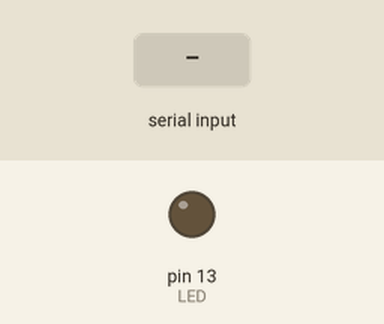
A sketch run on a simulated Arduino Uno, built with avr-gcc and run on an emulated ATmega328P. Parts: output pins drawn as LEDs (lit = HIGH). Inputs (shaded band) come from the test bench. What the sketch prints to the serial monitor is not drawn.

Above: at 1.2 s.
1.3 s: "LED_ON." received over Serial
At 1.7 s:
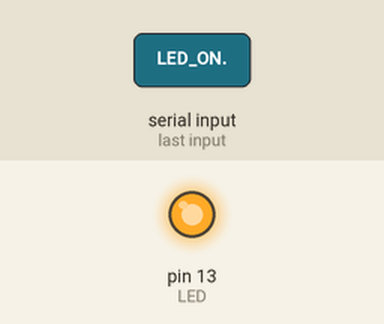
3.8 s: "LED_OFF." received over Serial
Timing chart, 0 to 6.8 s (numbered marks = the images above; inputs shaded):
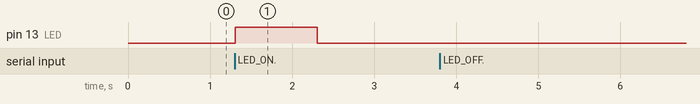

Measured:
- after the input at 1.3 s, pin 13 (LED): LOW → HIGH at once, → LOW 1.0 s later
- after the input at 3.8 s, every drawn part: stays the same

The sketch:

led_control_reciever.ino
```cpp
#define LED 13
String str;

void setup() {
  pinMode(LED, OUTPUT);
  Serial.begin(9600);
  digitalWrite(LED,LOW);
}

void loop() {
  if (Serial.available()) {
    // 讀取傳入的字串直到'.'結尾
    str = Serial.readStringUntil('.');

    if (str == "LED_ON") {           // 若字串值是 "LED_ON" 開燈
        digitalWrite(LED, HIGH);     // LED一個脈衝
        delay(1000);                 //1 sec
        digitalWrite(LED,LOW);
        Serial.println("Release"); // 回應訊息給電腦

    } else if (str == "LED_OFF") {
        digitalWrite(LED, LOW);
        Serial.println("Unrelease");
    }
  }
}
```
